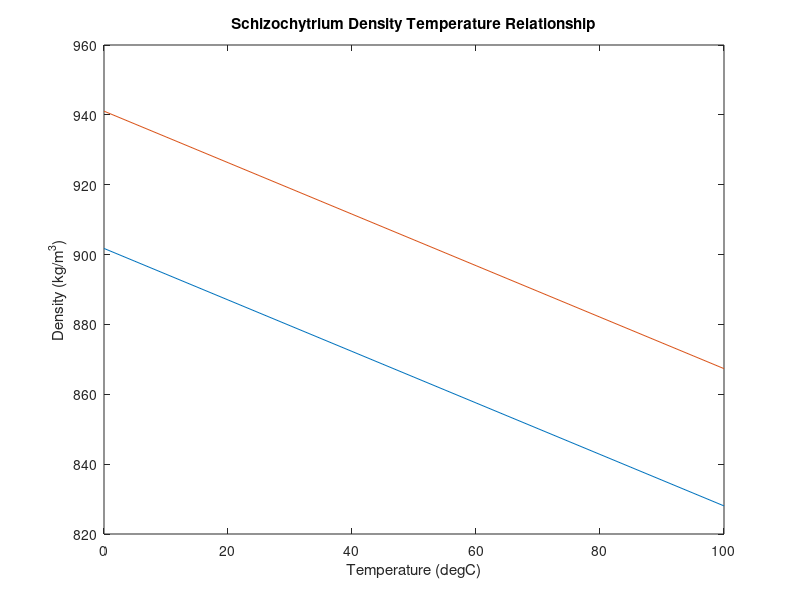

Source code (MATLAB):
%Define temeprature range from 0 degC to 100 degC in 5 degC steps
T=0:5:100;

%Define density of fractional carbon elements of Schizochytrium biodiesel 
p14=882.7-0.7626*T;
p16=880.5-0.7438*T;
p18=878.6-0.7207*T;
p20=917.3-0.7309*T;
p225=925.3-0.7332*T;
p226=934.6-0.7354*T;

%Define fraction weights of carbon elements in Schizochytrium biodiesel 
w14=0.0346;
w16=0.3961;
w18=0.1599;
w20=0.0062;
w225=0.0595;
w226=0.3437;

%Define density of Schizochytrium biodiesel using a fractional weight adjusted density function
ps=(p14.*w14)+(p16.*w16)+(p18.*w18)+(p20.*w20)+(p225.*w225)+(p226.*w226);

%Plot of the Schizochytrium biodiesel density againt temperature
plot(T,ps);xlabel('Temperature (degC)');ylabel('Density (kg/m^3)');title('Schizochytrium Density Temperature Relationship');
hold on;

%psad is an adjusted density function for Schizochytrium biodiesel using a measured density value at a specific temperature to anchor the function to
psad=39.3+ps;
plot (T, psad);
